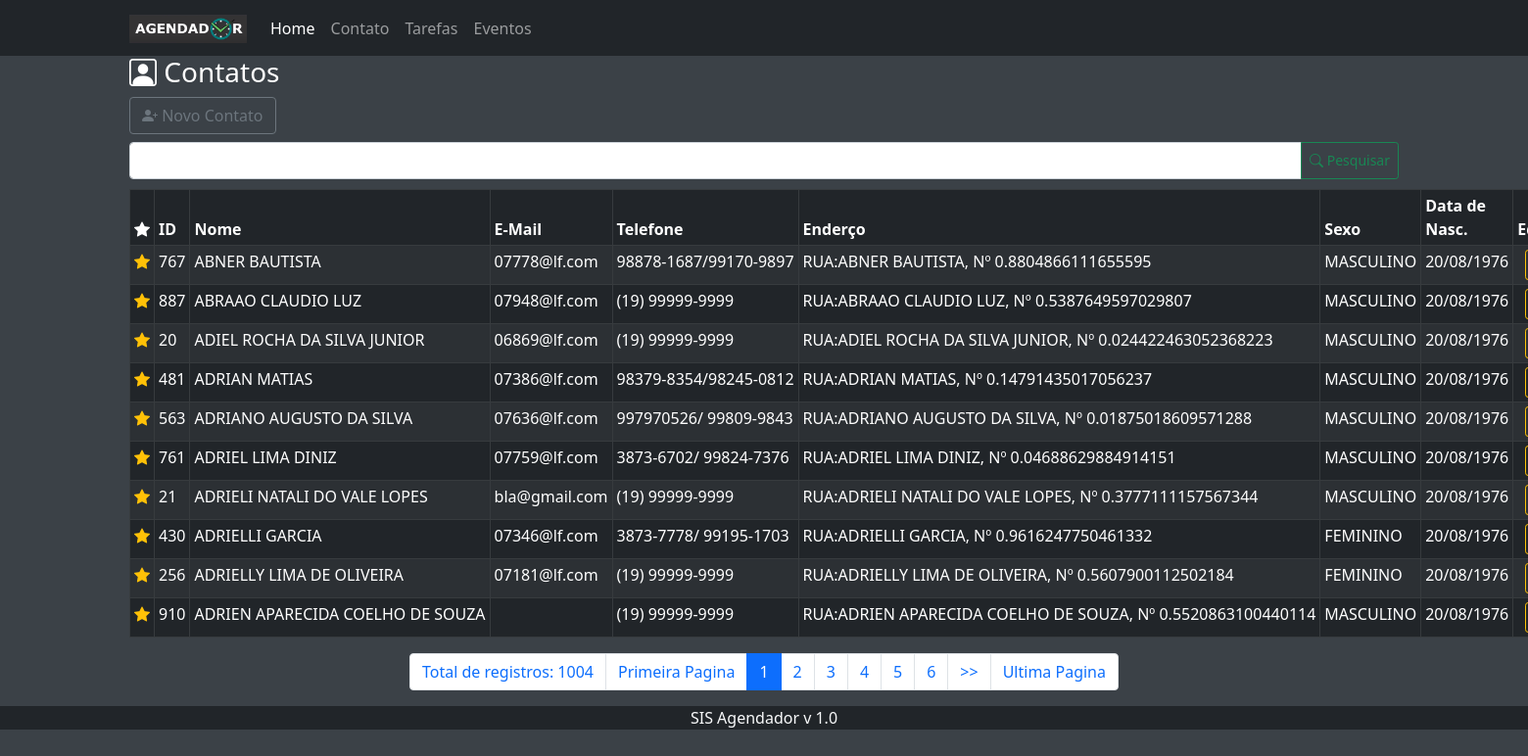
Page /index.php?menuop=contatos on the committed database.
### tables this page shows
CREATE TABLE `tbcontatos` (
  `idContato` int(11) NOT NULL AUTO_INCREMENT,
  `nomeContato` varchar(255) NOT NULL,
  `emailContato` varchar(100) NOT NULL,
  `telefoneContato` varchar(50) NOT NULL,
  `enderecoContato` varchar(200) NOT NULL,
  `sexoContato` char(1) NOT NULL,
  `dataNascContato` date NOT NULL,
  `flagFavoritoContato` tinyint(1) NOT NULL,
  `nomeFotoContato` varchar(255) DEFAULT NULL,
  PRIMARY KEY (`idContato`)
);

### paginas/contatos/contatos.php (the view, shortened to what this page needs)
<?php
$txt_pesquisa = (isset($_POST['txt_pesquisa']))?$_POST['txt_pesquisa']:"";
?>
<header>
    <h3><i class="bi bi-person-square"></i> Contatos</h3>
</header>
<div>
    <a class="btn btn-outline-secondary mb-2" href="?menuop=cad-contato"><i class="bi bi-person-plus-fill"></i> Novo Contato</a>
</div>
<div>
    <form action="index.php?menuop=contatos" method="post">
        <div class="input-group">
            <input class="form-control" type="text" name="txt_pesquisa" value="<?=$txt_pesquisa?>">
            <button class="btn btn-outline-success btn-sm" type="submit"><i class="bi bi-search"></i> Pesquisar</button>
        </div>
    </form>
</div>
<div class="tabela">
<table class="table table-dark table-striped table-bordered table-sm">
    <thead>
        <tr>
            <th>
                <i class="bi bi-star-fill"></i>
            </th>
            <th>ID</th>
            <th>Nome</th>
            <th>E-Mail</th>
            <th>Telefone</th>
            <th>Enderço</th>
            <th>Sexo</th>
            <th>Data de Nasc.</th>
            <th>Editar</th>
        </tr>
    </thead>
    <tbody>
        <?php
            $quantidade = 10;
            $pagina = ( isset($_GET['pagina']) ) ?(int)$_GET['pagina']:1;
            $inicio = ($quantidade * $pagina) - $quantidade;
            $sql = "SELECT
            idContato,
            upper(nomeContato) AS nomeContato,
            lower(emailContato) AS emailContato,
            telefoneContato,
            upper(enderecoContato) AS enderecoContato,
            CASE
                WHEN sexoContato='F' THEN 'FEMININO'
                WHEN sexoContato='M' THEN 'MASCULINO'
            ELSE
                'NÃO ESPECIFICADO'
            END AS sexoContato,
            DATE_FORMAT(dataNascContato, '%d/%m/%Y') AS dataNascContato,
            flagFavoritoContato
            FROM tbcontatos
            WHERE
            idContato = '{$txt_pesquisa}' or
            nomeContato LIKE '%{$txt_pesquisa}%' ORDER BY flagFavoritoContato DESC, nomeContato ASC
            LIMIT $inicio, $quantidade
            ";
            $rs = mysqli_query($conexao,$sql)
            or die("Erro ao executar a consulta! Erro:" . mysqli_error($conexao));
            while($dados = mysqli_fetch_assoc($rs)){
        ?>
        <tr>
            <td>
                <?php
                if($dados["flagFavoritoContato"]==1){
                    echo "<a href=\"#\" class=\"flagFavoritoContato link-warning\" title=\"Favorito\" id=\"{$dados["idContato"]}\">
                    <i class=\"bi bi-star-fill\"></i>
                    </a>";
                }else{
                    echo "<a href=\"#\" class=\"flagFavoritoContato link-warning\" title=\"Não Favorito\" id=\"{$dados["idContato"]}\">
                    <i class=\"bi bi-star\"></i>
                    </a>";
                }
                ?>
            </td>
            <td><?=$dados['idContato']?></td>
            <td class="text-nowrap"><?=$dados['nomeContato']?></td>
            <td class="text-nowrap"><?=$dados['emailContato']?></td>
            <td class="text-nowrap"><?=$dados['telefoneContato']?></td>
            <td class="text-nowrap"><?=$dados['enderecoContato']?></td>
            <td><?=$dados['sexoContato']?></td>
            <td><?=$dados['dataNascContato']?></td>
            <td class="text-center">
                <a class="btn btn-outline-warning btn-sm" href="index.php?menuop=editar-contato&idContato=<?=$dados['idContato']?>"><i class="bi bi-pencil-square"></i></a>
            </td>
        </tr>
        <?php
        }
        ?>
    </tbody>
</table>
</div>
<ul class="pagination justify-content-center">
<?php
        $sqlTotal = "SELECT idContato FROM tbcontatos";
        $qrTotal = mysqli_query($conexao,$sqlTotal) or die(mysqli_error($conexao));
        $numTotal = mysqli_num_rows($qrTotal);
        $totalPagina = ceil($numTotal / $quantidade);
        echo "<li class='page-item'><span class='page-link'>Total de registros: " . $numTotal . " </span></li> ";
        echo '<li class="page-item"><a class="page-link" href="?menuop=contatos&pagina=1">Primeira Pagina</a></li>';
            ?>
            <?php
        for($i=1;$i<=$totalPagina;$i++){
           if($i>=($pagina-5) && $i <= ($pagina+5)){
            if($i==$pagina){
                echo "<li class='page-item active'><span class='page-link'>$i</span></li>";
            }else{
                echo "<li class='page-item'><a class='page-link' href=\"?menuop=contatos&pagina={$i}\"> {$i} </a></li>";
            }
           }
        }
        if($pagina<$totalPagina-5){
            ?>
            <li class="page-item"><a class="page-link" href="?menuop=contatos&pagina=<?php echo $pagina+1?>">>></a></li>
            <?php
        }
        echo "<li class='page-item'> <a class='page-link' href=\"?menuop=contatos&pagina=$totalPagina\">Ultima Pagina</a></li>";
?>
</ul>

### index.php (shortened to what this page needs)
<?php
    include("./db/conexao.php");
?>
<!DOCTYPE html>
<html lang="pt-br">
<head>
    <link href="https://cdn.jsdelivr.net/npm/bootstrap@5.1.0/dist/css/bootstrap.min.css" rel="stylesheet">
    <link rel="stylesheet" href="./css/estilo-padrao.css">
    <link rel="stylesheet" href="https://cdn.jsdelivr.net/npm/bootstrap-icons@1.5.0/font/bootstrap-icons.css">
</head>
<body>
    <header class="bg-dark">
        <div class="container">
            <nav class="navbar navbar-expand-lg navbar-dark bg-dark">
                <a href="#" class="navbar-brand">
                    <img src="./img/logo_agendador.png" alt="sis-Agendador" width="120">
                </a>
                <div class="collapse navbar-collapse" id="conteudoNavbarSuportado">
                    <ul class="navbar-nav mr-auto">
                        <li class="nav-item"><a href="index.php?menuop=home" class="nav-link active">Home</a></li>
                        <li class="nav-item"><a href="index.php?menuop=contatos" class="nav-link">Contato</a></li>
                        <li class="nav-item"><a href="index.php?menuop=tarefas" class="nav-link">Tarefas</a></li>
                        <li class="nav-item"><a href="index.php?menuop=eventos" class="nav-link">Eventos</a></li>
                    </ul>
                </div>
            </nav>
        </div>
    </header>
    <main>
   <div class="container">
<?php
    $menuop = (isset($_GET['menuop']))?$_GET['menuop']:'home';
    switch($menuop){
        case 'contatos':
            include("./paginas/contatos/contatos.php");
            break;
   }
?>
</div>
    </main>
    <footer class="container-fluid bg-dark text-light">
        <div class="text-center">SIS Agendador v 1.0</div>
    </footer>
</body>
</html>

### css/estilo-padrao.css (style rules this page uses)
body { background-color: #3b4147; color: white; }
.tabela { margin-top:10px ; }

### rows in the picture
tbcontatos: idContato "767", nomeContato "ABNER BAUTISTA", emailContato "07778@lf.com", telefoneContato "98878-1687/99170-9897", enderecoContato "RUA:ABNER BAUTISTA, Nº 0.8804866111655595", sexoContato "MASCULINO", dataNascContato "20/08/1976"
tbcontatos: idContato "887", nomeContato "ABRAAO CLAUDIO LUZ", emailContato "07948@lf.com", telefoneContato "(19) 99999-9999", enderecoContato "RUA:ABRAAO CLAUDIO LUZ, Nº 0.5387649597029807", sexoContato "MASCULINO", dataNascContato "20/08/1976"
tbcontatos: idContato "20", nomeContato "ADIEL ROCHA DA SILVA JUNIOR", emailContato "06869@lf.com", telefoneContato "(19) 99999-9999", enderecoContato "RUA:ADIEL ROCHA DA SILVA JUNIOR, Nº 0.024422463052368223", sexoContato "MASCULINO", dataNascContato "20/08/1976"
tbcontatos: idContato "481", nomeContato "ADRIAN MATIAS", emailContato "07386@lf.com", telefoneContato "98379-8354/98245-0812", enderecoContato "RUA:ADRIAN MATIAS, Nº 0.14791435017056237", sexoContato "MASCULINO", dataNascContato "20/08/1976"
tbcontatos: idContato "563", nomeContato "ADRIANO AUGUSTO DA SILVA", emailContato "07636@lf.com", telefoneContato "997970526/ 99809-9843", enderecoContato "RUA:ADRIANO AUGUSTO DA SILVA, Nº 0.01875018609571288", sexoContato "MASCULINO", dataNascContato "20/08/1976"
tbcontatos: idContato "761", nomeContato "ADRIEL LIMA DINIZ", emailContato "07759@lf.com", telefoneContato "3873-6702/ 99824-7376", enderecoContato "RUA:ADRIEL LIMA DINIZ, Nº 0.04688629884914151", sexoContato "MASCULINO", dataNascContato "20/08/1976"
tbcontatos: idContato "21", nomeContato "ADRIELI NATALI DO VALE LOPES", emailContato "bla@gmail.com", telefoneContato "(19) 99999-9999", enderecoContato "RUA:ADRIELI NATALI DO VALE LOPES, Nº 0.3777111157567344", sexoContato "MASCULINO", dataNascContato "20/08/1976"
tbcontatos: idContato "430", nomeContato "ADRIELLI GARCIA", emailContato "07346@lf.com", telefoneContato "3873-7778/ 99195-1703", enderecoContato "RUA:ADRIELLI GARCIA, Nº 0.9616247750461332", sexoContato "FEMININO", dataNascContato "20/08/1976"
tbcontatos: idContato "256", nomeContato "ADRIELLY LIMA DE OLIVEIRA", emailContato "07181@lf.com", telefoneContato "(19) 99999-9999", enderecoContato "RUA:ADRIELLY LIMA DE OLIVEIRA, Nº 0.5607900112502184", sexoContato "FEMININO", dataNascContato "20/08/1976"
tbcontatos: idContato "910", nomeContato "ADRIEN APARECIDA COELHO DE SOUZA", telefoneContato "(19) 99999-9999", enderecoContato "RUA:ADRIEN APARECIDA COELHO DE SOUZA, Nº 0.5520863100440114", sexoContato "MASCULINO", dataNascContato "20/08/1976"

### other values in the picture
$numTotal "1004"
